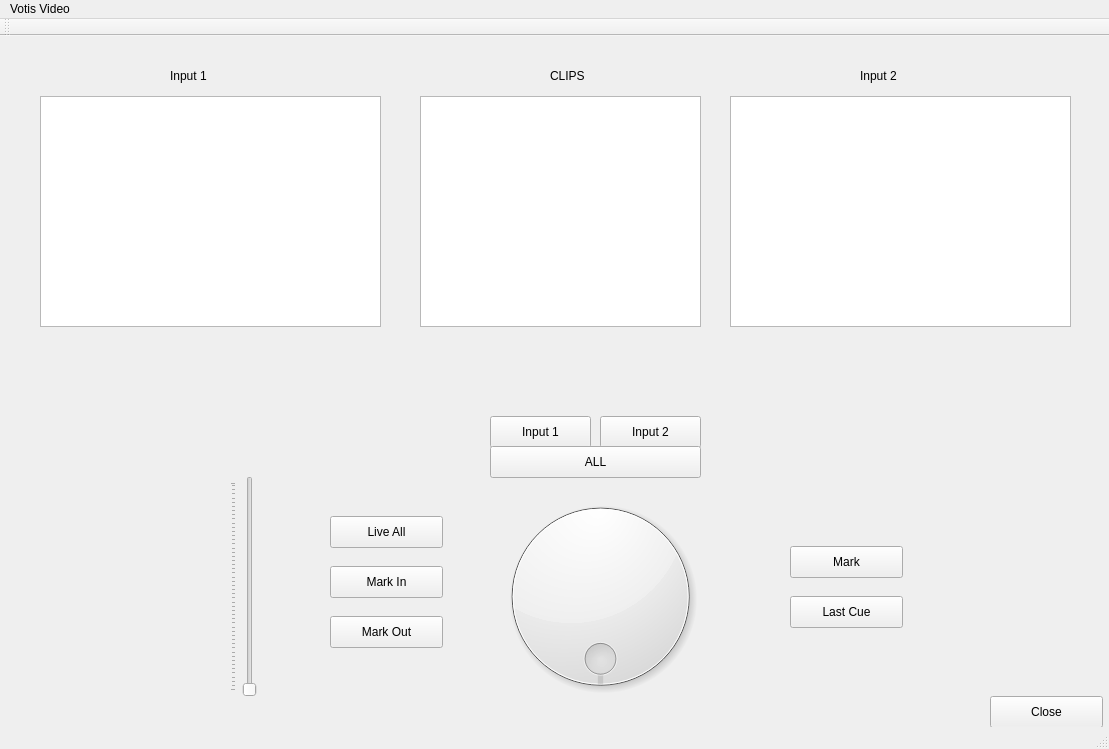
<?xml version="1.0" encoding="UTF-8"?>
<ui version="4.0">
 <class>MainWindow</class>
 <widget class="QMainWindow" name="MainWindow">
  <property name="geometry">
   <rect>
    <x>0</x>
    <y>0</y>
    <width>1109</width>
    <height>749</height>
   </rect>
  </property>
  <property name="windowTitle">
   <string>Votis Technologies</string>
  </property>
  <widget class="QWidget" name="centralWidget">
   <widget class="QPushButton" name="pushButton">
    <property name="geometry">
     <rect>
      <x>990</x>
      <y>660</y>
      <width>113</width>
      <height>32</height>
     </rect>
    </property>
    <property name="text">
     <string>Close</string>
    </property>
   </widget>
   <widget class="QPushButton" name="pushButton_2">
    <property name="geometry">
     <rect>
      <x>330</x>
      <y>480</y>
      <width>113</width>
      <height>32</height>
     </rect>
    </property>
    <property name="text">
     <string>Live All</string>
    </property>
   </widget>
   <widget class="QListView" name="listView">
    <property name="geometry">
     <rect>
      <x>420</x>
      <y>60</y>
      <width>281</width>
      <height>231</height>
     </rect>
    </property>
   </widget>
   <widget class="QLabel" name="label">
    <property name="geometry">
     <rect>
      <x>550</x>
      <y>30</y>
      <width>41</width>
      <height>20</height>
     </rect>
    </property>
    <property name="text">
     <string>CLIPS</string>
    </property>
   </widget>
   <widget class="QSlider" name="verticalSlider">
    <property name="geometry">
     <rect>
      <x>230</x>
      <y>440</y>
      <width>31</width>
      <height>221</height>
     </rect>
    </property>
    <property name="cursor">
     <cursorShape>OpenHandCursor</cursorShape>
    </property>
    <property name="orientation">
     <enum>Qt::Vertical</enum>
    </property>
    <property name="invertedControls">
     <bool>false</bool>
    </property>
    <property name="tickPosition">
     <enum>QSlider::TicksAbove</enum>
    </property>
    <property name="tickInterval">
     <number>2</number>
    </property>
   </widget>
   <widget class="QDial" name="dial">
    <property name="geometry">
     <rect>
      <x>470</x>
      <y>450</y>
      <width>261</width>
      <height>221</height>
     </rect>
    </property>
    <property name="wrapping">
     <bool>true</bool>
    </property>
   </widget>
   <widget class="QPushButton" name="pushButton_3">
    <property name="geometry">
     <rect>
      <x>330</x>
      <y>530</y>
      <width>113</width>
      <height>32</height>
     </rect>
    </property>
    <property name="text">
     <string>Mark In</string>
    </property>
   </widget>
   <widget class="QPushButton" name="pushButton_4">
    <property name="geometry">
     <rect>
      <x>330</x>
      <y>580</y>
      <width>113</width>
      <height>32</height>
     </rect>
    </property>
    <property name="text">
     <string>Mark Out</string>
    </property>
   </widget>
   <widget class="QGraphicsView" name="graphicsView">
    <property name="geometry">
     <rect>
      <x>40</x>
      <y>60</y>
      <width>341</width>
      <height>231</height>
     </rect>
    </property>
   </widget>
   <widget class="QPushButton" name="pushButton_5">
    <property name="geometry">
     <rect>
      <x>490</x>
      <y>380</y>
      <width>101</width>
      <height>32</height>
     </rect>
    </property>
    <property name="text">
     <string>Input 1</string>
    </property>
   </widget>
   <widget class="QPushButton" name="pushButton_6">
    <property name="geometry">
     <rect>
      <x>600</x>
      <y>380</y>
      <width>101</width>
      <height>32</height>
     </rect>
    </property>
    <property name="text">
     <string>Input 2</string>
    </property>
   </widget>
   <widget class="QGraphicsView" name="graphicsView_2">
    <property name="geometry">
     <rect>
      <x>730</x>
      <y>60</y>
      <width>341</width>
      <height>231</height>
     </rect>
    </property>
   </widget>
   <widget class="QPushButton" name="pushButton_7">
    <property name="geometry">
     <rect>
      <x>490</x>
      <y>410</y>
      <width>211</width>
      <height>32</height>
     </rect>
    </property>
    <property name="text">
     <string>ALL</string>
    </property>
   </widget>
   <widget class="QPushButton" name="pushButton_8">
    <property name="geometry">
     <rect>
      <x>790</x>
      <y>510</y>
      <width>113</width>
      <height>32</height>
     </rect>
    </property>
    <property name="text">
     <string>Mark</string>
    </property>
   </widget>
   <widget class="QPushButton" name="pushButton_9">
    <property name="geometry">
     <rect>
      <x>790</x>
      <y>560</y>
      <width>113</width>
      <height>32</height>
     </rect>
    </property>
    <property name="text">
     <string>Last Cue</string>
    </property>
   </widget>
   <widget class="QLabel" name="label_2">
    <property name="geometry">
     <rect>
      <x>170</x>
      <y>30</y>
      <width>71</width>
      <height>20</height>
     </rect>
    </property>
    <property name="text">
     <string>Input 1</string>
    </property>
   </widget>
   <widget class="QLabel" name="label_3">
    <property name="geometry">
     <rect>
      <x>860</x>
      <y>30</y>
      <width>71</width>
      <height>20</height>
     </rect>
    </property>
    <property name="text">
     <string>Input 2</string>
    </property>
   </widget>
  </widget>
  <widget class="QMenuBar" name="menuBar">
   <property name="geometry">
    <rect>
     <x>0</x>
     <y>0</y>
     <width>1109</width>
     <height>22</height>
    </rect>
   </property>
   <widget class="QMenu" name="menuVotis_Video">
    <property name="title">
     <string>Votis Video</string>
    </property>
   </widget>
   <addaction name="menuVotis_Video"/>
  </widget>
  <widget class="QToolBar" name="mainToolBar">
   <attribute name="toolBarArea">
    <enum>TopToolBarArea</enum>
   </attribute>
   <attribute name="toolBarBreak">
    <bool>false</bool>
   </attribute>
  </widget>
  <widget class="QStatusBar" name="statusBar"/>
 </widget>
 <layoutdefault spacing="6" margin="11"/>
 <resources/>
 <connections>
  <connection>
   <sender>pushButton</sender>
   <signal>clicked()</signal>
   <receiver>MainWindow</receiver>
   <slot>close()</slot>
   <hints>
    <hint type="sourcelabel">
     <x>367</x>
     <y>429</y>
    </hint>
    <hint type="destinationlabel">
     <x>192</x>
     <y>247</y>
    </hint>
   </hints>
  </connection>
 </connections>
 <buttongroups>
  <buttongroup name="buttonGroup"/>
 </buttongroups>
</ui>
